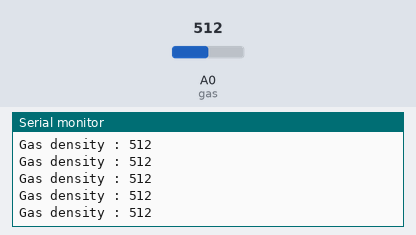
Bench run of a sketch on a simulated Arduino Uno, built with avr-gcc and run on an emulated ATmega328P. On the bench: the last lines printed to the serial monitor. The test bench sets the inputs (shaded band); at power-on: A0 (gas) = 512.

Above: at 1.2 s.
1.3 s: A0 (gas) set to 989
At 1.8 s:
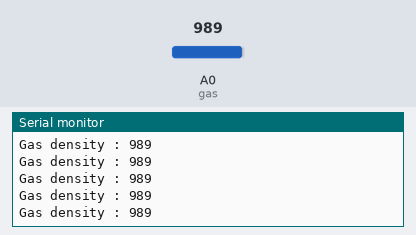
4.3 s: A0 (gas) set to 1011
At 4.8 s:
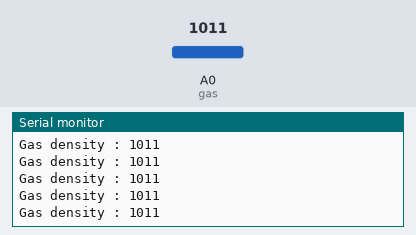
16.3 s: A0 (gas) set to 8
At 16.9 s:
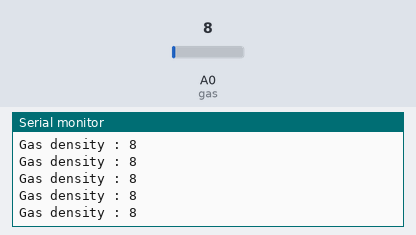
17.8 s: A0 (gas) set to 11
At 18.3 s:
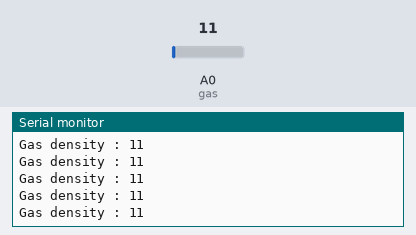
Timing chart, 0 to 20.8 s (numbered marks = the images above; inputs shaded):
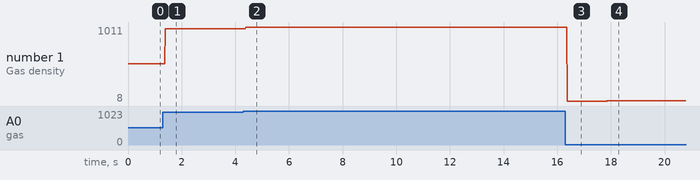

The sketch:

gas_sensor1.ino
```cpp
int gas = A0;
int gasValue;
void setup()
{
  pinMode(gas, INPUT);
  Serial.begin(9600);
}

void loop()
{
  gasValue=analogRead(gas);
  Serial.print("Gas density : ");
  Serial.println(gasValue);

}
```

Measured:
- after the input at 1.3 s, the serial monitor: prints a new line after 0.08 s (image 1)
- after the input at 4.3 s, the serial monitor: prints a new line after 0.09 s (image 2)
- after the input at 16.3 s, the serial monitor: prints a new line after 0.07 s (image 3)
- after the input at 17.8 s, the serial monitor: prints a new line after 0.07 s (image 4)
- plotted number 1: 512 → 989 after the input at 1.3 s, 989 → 1011 after the input at 4.3 s, 1011 → 8 after the input at 16.3 s, 8 → 11 after the input at 17.8 s
